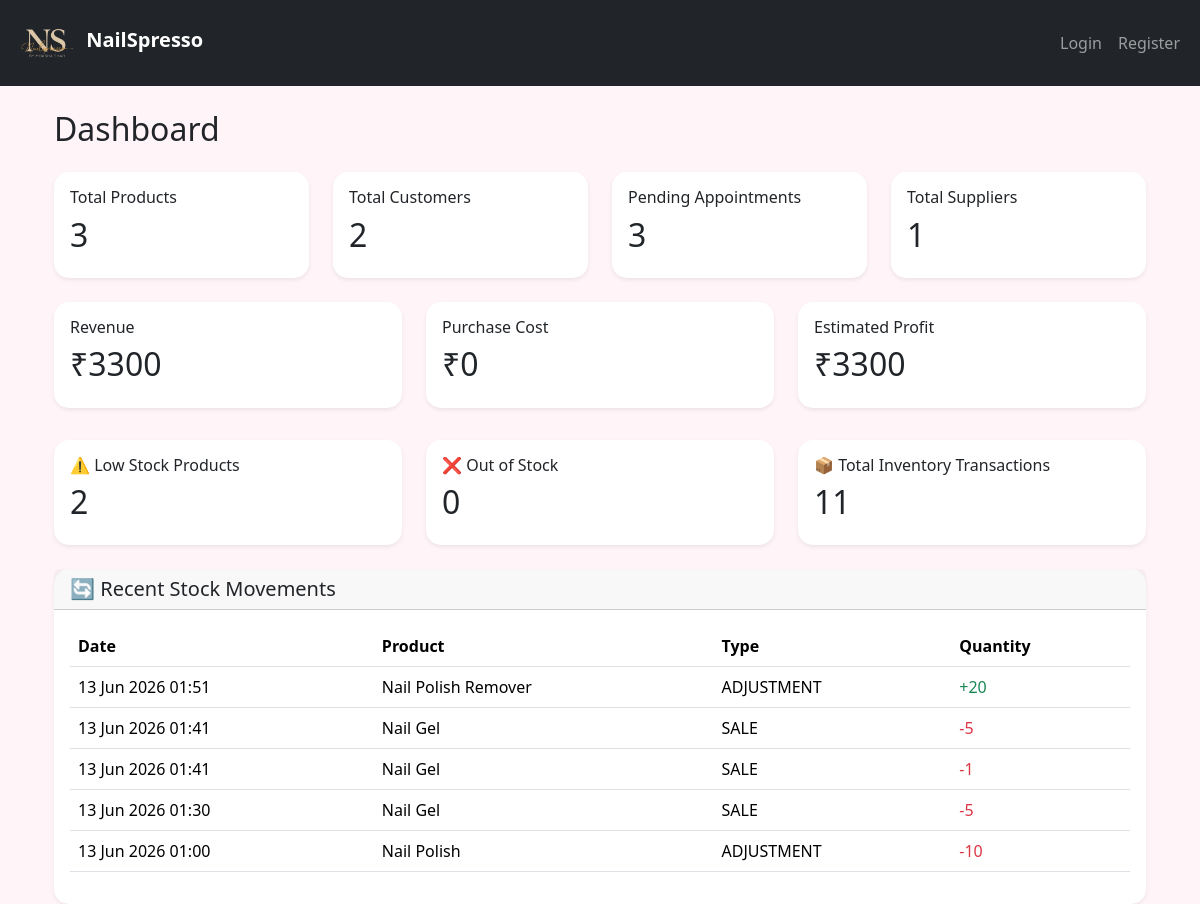
The page / on the database its author committed.
### inventory/models.py (models this page shows, shortened)
class InventoryTransaction(models.Model):
    product = models.ForeignKey(
        Product,
        on_delete=models.CASCADE,
        related_name='transactions'
    )
    transaction_type = models.CharField(
        max_length=20,
        choices=TRANSACTION_TYPES,
        null=True,
        blank=True
    )
    quantity = models.IntegerField(null=True, blank=True)
    reference_id = models.IntegerField(
        null=True,
        blank=True
    )
    created_at = models.DateTimeField(
        auto_now_add=True
    )

### products/models.py (models this page shows, shortened)
class Product(models.Model):
    name = models.CharField(
        max_length=500,
        null=True,
        blank=True
    )
    category = models.CharField(
        max_length=100,
        null=True,
        blank=True
    )
    image = models.ImageField(
        upload_to='products/',
        blank=True,
        null=True
    )
    minimum_stock = models.PositiveIntegerField(
        default=5,
        null=True,
        blank=True
    )
    purchase_price = models.DecimalField(
        max_digits=10,
        decimal_places=2,
        null=True,
        blank=True
    )
    selling_price = models.DecimalField(
        max_digits=10,
        decimal_places=2,
        null=True,
        blank=True
    )
    created_at = models.DateTimeField(
        auto_now_add=True
    )
    @property
    def current_stock(self):
        return sum(
            transaction.quantity or 0
            for transaction in self.transactions.all()
        )

### dashboard/views.py (the view)
# urls.py: 2. Add a URL to urlpatterns:  path('', views.home, name='home')
def home(request):
    products = Product.objects.all()
    low_stock_products = [
        product
        for product in products
        if 0 < product.current_stock <= product.minimum_stock
    ]
    out_of_stock_products = [
        product
        for product in products
        if product.current_stock <= 0
    ]
    recent_inventory = (
        InventoryTransaction.objects
        .select_related("product")
        .order_by("-created_at")[:5]
    )
    context = {
        "total_products": Product.objects.count(),
        "total_customers": Customer.objects.count(),
        "total_suppliers": Supplier.objects.count(),
        "total_sales": Sale.objects.count(),
        "total_purchases": Purchase.objects.count(),
        "pending_appointments": Appointment.objects.filter(
            status="PENDING"
        ).count(),
        "revenue": Sale.objects.aggregate(
            total=Sum("total_amount")
        )["total"] or 0,
        "purchase_cost": Purchase.objects.aggregate(
            total=Sum("total_amount")
        )["total"] or 0,
        "low_stock_count": len(low_stock_products),
        "out_of_stock_count": len(out_of_stock_products),
        "recent_inventory": recent_inventory,
        "total_inventory_transactions": InventoryTransaction.objects.count(),
    }
    context["profit"] = (
        context["revenue"]
        - context["purchase_cost"]
    )
    return render(
        request,
        "dashboard/home.html",
        context,
    )

### templates/dashboard/home.html (shortened to what this page needs)
{% extends "base.html" %}
{% block content %}
<div class="container mt-4">
    <h2 class="mb-4">
        Dashboard
    </h2>
    <div class="row g-4">
        <div class="col-md-3">
            <div class="card shadow-sm">
                <div class="card-body">
                    <h6>Total Products</h6>
                    <h2>{{ total_products }}</h2>
                </div>
            </div>
        </div>
        <div class="col-md-3">
            <div class="card shadow-sm">
                <div class="card-body">
                    <h6>Total Customers</h6>
                    <h2>{{ total_customers }}</h2>
                </div>
            </div>
        </div>
        <div class="col-md-3">
            <div class="card shadow-sm">
                <div class="card-body">
                    <h6>Pending Appointments</h6>
                    <h2>{{ pending_appointments }}</h2>
                </div>
            </div>
        </div>
        <div class="col-md-3">
            <div class="card shadow-sm">
                <div class="card-body">
                    <h6>Total Suppliers</h6>
                    <h2>{{ total_suppliers }}</h2>
                </div>
            </div>
        </div>
        <div class="col-md-4">
            <div class="card shadow-sm">
                <div class="card-body">
                    <h6>Revenue</h6>
                    <h2>₹{{ revenue }}</h2>
                </div>
            </div>
        </div>
        <div class="col-md-4">
            <div class="card shadow-sm">
                <div class="card-body">
                    <h6>Purchase Cost</h6>
                    <h2>₹{{ purchase_cost }}</h2>
                </div>
            </div>
        </div>
        <div class="col-md-4">
            <div class="card shadow-sm">
                <div class="card-body">
                    <h6>Estimated Profit</h6>
                    <h2>₹{{ profit }}</h2>
                </div>
            </div>
        </div>
    </div>
    <div class="row g-4 mt-2">
    <div class="col-md-4">
        <div class="card shadow-sm border-warning">
            <div class="card-body">
                <h6>⚠️ Low Stock Products</h6>
                <h2>{{ low_stock_count }}</h2>
            </div>
        </div>
    </div>
    <div class="col-md-4">
        <div class="card shadow-sm border-danger">
            <div class="card-body">
                <h6>❌ Out of Stock</h6>
                <h2>{{ out_of_stock_count }}</h2>
            </div>
        </div>
    </div>
    <div class="col-md-4">
        <div class="card shadow-sm border-info">
            <div class="card-body">
                <h6>📦 Total Inventory Transactions</h6>
                <h2>{{ total_inventory_transactions }}</h2>
            </div>
        </div>
    </div>
</div>
    <div class="card shadow-sm mt-4">
    <div class="card-header">
        <h5 class="mb-0">🔄 Recent Stock Movements</h5>
    </div>
    <div class="card-body">
        <table class="table table-hover">
            <thead>
                <tr>
                    <th>Date</th>
                    <th>Product</th>
                    <th>Type</th>
                    <th>Quantity</th>
                </tr>
            </thead>
            <tbody>
            {% for tx in recent_inventory %}
                <tr>
                    <td>{{ tx.created_at|date:"d M Y H:i" }}</td>
                    <td>{{ tx.product.name }}</td>
                    <td>{{ tx.transaction_type }}</td>
                    <td>
                        {% if tx.quantity > 0 %}
                            <span class="text-success">
                                +{{ tx.quantity }}
                            </span>
                        {% else %}
                            <span class="text-danger">
                                {{ tx.quantity }}
                            </span>
                        {% endif %}
                    </td>
                </tr>
            {% empty %}
                <tr>
                    <td colspan="4">
                        No inventory transactions available.
                    </td>
                </tr>
            {% endfor %}
            </tbody>
        </table>
    </div>
</div>
</div>
{% endblock %}

### static/css/style.css (style rules this page uses)
body { background:#fff5f8; }
.card { border:none; border-radius:15px; }

### rows shown on the page
InventoryTransaction: created_at "13 Jun 2026 01:51", product.name "Nail Polish Remover", transaction_type "ADJUSTMENT", quantity "20"
InventoryTransaction: created_at "13 Jun 2026 01:41", product.name "Nail Gel", transaction_type "SALE", quantity "-5"
InventoryTransaction: created_at "13 Jun 2026 01:41", product.name "Nail Gel", transaction_type "SALE", quantity "-1"
InventoryTransaction: created_at "13 Jun 2026 01:30", product.name "Nail Gel", transaction_type "SALE", quantity "-5"
InventoryTransaction: created_at "13 Jun 2026 01:00", product.name "Nail Polish", transaction_type "ADJUSTMENT", quantity "-10"

### other values the page prints
{{ total_products }} "3"
{{ total_customers }} "2"
{{ pending_appointments }} "3"
{{ total_suppliers }} "1"
{{ revenue }} "3300"
{{ purchase_cost }} "0"
{{ profit }} "3300"
{{ low_stock_count }} "2"
{{ out_of_stock_count }} "0"
{{ total_inventory_transactions }} "11"
